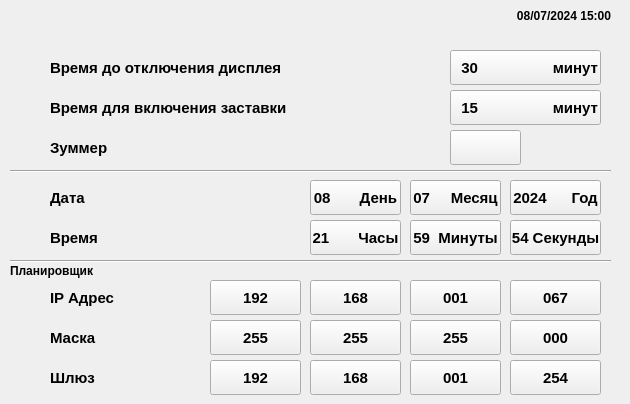
     <widget class="QWidget" name="Settings_Panel_Settings_page">
      <widget class="Line" name="panel_settings_line_1">
       <property name="geometry">
        <rect>
         <x>10</x>
         <y>170</y>
         <width>601</width>
         <height>2</height>
        </rect>
       </property>
       <property name="frameShadow">
        <enum>QFrame::Sunken</enum>
       </property>
       <property name="orientation">
        <enum>Qt::Horizontal</enum>
       </property>
      </widget>
      <widget class="QLabel" name="label_64">
       <property name="geometry">
        <rect>
         <x>50</x>
         <y>50</y>
         <width>261</width>
         <height>35</height>
        </rect>
       </property>
       <property name="font">
        <font>
         <family>Arial</family>
         <pointsize>11</pointsize>
         <weight>75</weight>
         <bold>true</bold>
        </font>
       </property>
       <property name="text">
        <string>Время до отключения дисплея</string>
       </property>
      </widget>
      <widget class="Line" name="panel_settings_line_2">
       <property name="geometry">
        <rect>
         <x>10</x>
         <y>260</y>
         <width>601</width>
         <height>2</height>
        </rect>
       </property>
       <property name="frameShadow">
        <enum>QFrame::Sunken</enum>
       </property>
       <property name="orientation">
        <enum>Qt::Horizontal</enum>
       </property>
      </widget>
      <widget class="QLabel" name="label_44">
       <property name="geometry">
        <rect>
         <x>10</x>
         <y>260</y>
         <width>171</width>
         <height>21</height>
        </rect>
       </property>
       <property name="font">
        <font>
         <family>Arial</family>
         <pointsize>9</pointsize>
         <weight>75</weight>
         <bold>true</bold>
        </font>
       </property>
       <property name="text">
        <string>Планировщик</string>
       </property>
      </widget>
      <widget class="QLabel" name="panel_settings_icon_label_6">
       <property name="geometry">
        <rect>
         <x>10</x>
         <y>280</y>
         <width>40</width>
         <height>35</height>
        </rect>
       </property>
       <property name="text">
        <string/>
       </property>
      </widget>
      <widget class="QLabel" name="label_65">
       <property name="geometry">
        <rect>
         <x>50</x>
         <y>280</y>
         <width>100</width>
         <height>35</height>
        </rect>
       </property>
       <property name="font">
        <font>
         <family>Arial</family>
         <pointsize>11</pointsize>
         <weight>75</weight>
         <bold>true</bold>
        </font>
       </property>
       <property name="text">
        <string>IP Адрес</string>
       </property>
      </widget>
      <widget class="QLabel" name="panel_settings_icon_label_7">
       <property name="geometry">
        <rect>
         <x>10</x>
         <y>320</y>
         <width>40</width>
         <height>35</height>
        </rect>
       </property>
       <property name="text">
        <string/>
       </property>
      </widget>
      <widget class="QLabel" name="panel_settings_icon_label_8">
       <property name="geometry">
        <rect>
         <x>10</x>
         <y>360</y>
         <width>40</width>
         <height>35</height>
        </rect>
       </property>
       <property name="text">
        <string/>
       </property>
      </widget>
      <widget class="QLabel" name="label_66">
       <property name="geometry">
        <rect>
         <x>50</x>
         <y>320</y>
         <width>100</width>
         <height>35</height>
        </rect>
       </property>
       <property name="font">
        <font>
         <family>Arial</family>
         <pointsize>11</pointsize>
         <weight>75</weight>
         <bold>true</bold>
        </font>
       </property>
       <property name="text">
        <string>Маска</string>
       </property>
      </widget>
      <widget class="QLabel" name="label_67">
       <property name="geometry">
        <rect>
         <x>50</x>
         <y>360</y>
         <width>100</width>
         <height>35</height>
        </rect>
       </property>
       <property name="font">
        <font>
         <family>Arial</family>
         <pointsize>11</pointsize>
         <weight>75</weight>
         <bold>true</bold>
        </font>
       </property>
       <property name="text">
        <string>Шлюз</string>
       </property>
      </widget>
      <widget class="QLabel" name="shield_12_label">
       <property name="geometry">
        <rect>
         <x>170</x>
         <y>280</y>
         <width>40</width>
         <height>35</height>
        </rect>
       </property>
       <property name="text">
        <string/>
       </property>
      </widget>
      <widget class="QLabel" name="shield_13_label">
       <property name="geometry">
        <rect>
         <x>170</x>
         <y>320</y>
         <width>40</width>
         <height>35</height>
        </rect>
       </property>
       <property name="text">
        <string/>
       </property>
      </widget>
      <widget class="QLabel" name="shield_14_label">
       <property name="geometry">
        <rect>
         <x>170</x>
         <y>360</y>
         <width>40</width>
         <height>35</height>
        </rect>
       </property>
       <property name="text">
        <string/>
       </property>
      </widget>
      <widget class="QLabel" name="shield_7_label">
       <property name="geometry">
        <rect>
         <x>410</x>
         <y>50</y>
         <width>40</width>
         <height>35</height>
        </rect>
       </property>
       <property name="text">
        <string/>
       </property>
      </widget>
      <widget class="QLabel" name="shield_8_label">
       <property name="geometry">
        <rect>
         <x>410</x>
         <y>90</y>
         <width>40</width>
         <height>35</height>
        </rect>
       </property>
       <property name="text">
        <string/>
       </property>
      </widget>
      <widget class="QLabel" name="shield_9_label">
       <property name="geometry">
        <rect>
         <x>410</x>
         <y>130</y>
         <width>40</width>
         <height>35</height>
        </rect>
       </property>
       <property name="text">
        <string/>
       </property>
      </widget>
      <widget class="QLabel" name="panel_settings_icon_label_3">
       <property name="geometry">
        <rect>
         <x>10</x>
         <y>130</y>
         <width>40</width>
         <height>35</height>
        </rect>
       </property>
       <property name="text">
        <string/>
       </property>
      </widget>
      <widget class="QLabel" name="panel_settings_icon_label_2">
       <property name="geometry">
        <rect>
         <x>10</x>
         <y>90</y>
         <width>40</width>
         <height>35</height>
        </rect>
       </property>
       <property name="text">
        <string/>
       </property>
      </widget>
      <widget class="QLabel" name="panel_settings_icon_label_1">
       <property name="geometry">
        <rect>
         <x>10</x>
         <y>50</y>
         <width>40</width>
         <height>35</height>
        </rect>
       </property>
       <property name="text">
        <string/>
       </property>
      </widget>
      <widget class="QLabel" name="label_73">
       <property name="geometry">
        <rect>
         <x>50</x>
         <y>90</y>
         <width>261</width>
         <height>35</height>
        </rect>
       </property>
       <property name="font">
        <font>
         <family>Arial</family>
         <pointsize>11</pointsize>
         <weight>75</weight>
         <bold>true</bold>
        </font>
       </property>
       <property name="text">
        <string>Время для включения заставки</string>
       </property>
      </widget>
      <widget class="QLabel" name="label_74">
       <property name="geometry">
        <rect>
         <x>50</x>
         <y>130</y>
         <width>261</width>
         <height>35</height>
        </rect>
       </property>
       <property name="font">
        <font>
         <family>Arial</family>
         <pointsize>11</pointsize>
         <weight>75</weight>
         <bold>true</bold>
        </font>
       </property>
       <property name="text">
        <string>Зуммер</string>
       </property>
      </widget>
      <widget class="QPushButton" name="panel_settings_screensaver_activation_time_pushButton">
       <property name="geometry">
        <rect>
         <x>450</x>
         <y>90</y>
         <width>151</width>
         <height>35</height>
        </rect>
       </property>
       <property name="font">
        <font>
         <family>Arial</family>
         <pointsize>11</pointsize>
         <weight>75</weight>
         <bold>true</bold>
        </font>
       </property>
       <property name="text">
        <string>  15                  минут</string>
       </property>
      </widget>
      <widget class="QPushButton" name="panel_settings_display_disable_time_pushButton">
       <property name="geometry">
        <rect>
         <x>450</x>
         <y>50</y>
         <width>151</width>
         <height>35</height>
        </rect>
       </property>
       <property name="font">
        <font>
         <family>Arial</family>
         <pointsize>11</pointsize>
         <weight>75</weight>
         <bold>true</bold>
        </font>
       </property>
       <property name="text">
        <string>  30                  минут</string>
       </property>
      </widget>
      <widget class="QPushButton" name="panel_settings_buzzer_pushButton">
       <property name="geometry">
        <rect>
         <x>450</x>
         <y>130</y>
         <width>71</width>
         <height>35</height>
        </rect>
       </property>
       <property name="font">
        <font>
         <family>Arial</family>
         <pointsize>11</pointsize>
         <weight>75</weight>
         <bold>true</bold>
        </font>
       </property>
       <property name="text">
        <string/>
       </property>
      </widget>
      <widget class="QPushButton" name="panel_settings_date_year_pushButton">
       <property name="geometry">
        <rect>
         <x>510</x>
         <y>180</y>
         <width>91</width>
         <height>35</height>
        </rect>
       </property>
       <property name="font">
        <font>
         <family>Arial</family>
         <pointsize>11</pointsize>
         <weight>75</weight>
         <bold>true</bold>
        </font>
       </property>
       <property name="text">
        <string>2024      Год</string>
       </property>
      </widget>
      <widget class="QPushButton" name="panel_settings_time_seconds_pushButton">
       <property name="geometry">
        <rect>
         <x>510</x>
         <y>220</y>
         <width>91</width>
         <height>35</height>
        </rect>
       </property>
       <property name="font">
        <font>
         <family>Arial</family>
         <pointsize>11</pointsize>
         <weight>75</weight>
         <bold>true</bold>
        </font>
       </property>
       <property name="text">
        <string>54 Секунды</string>
       </property>
      </widget>
      <widget class="QPushButton" name="panel_settings_time_minutes_pushButton">
       <property name="geometry">
        <rect>
         <x>410</x>
         <y>220</y>
         <width>91</width>
         <height>35</height>
        </rect>
       </property>
       <property name="font">
        <font>
         <family>Arial</family>
         <pointsize>11</pointsize>
         <weight>75</weight>
         <bold>true</bold>
        </font>
       </property>
       <property name="text">
        <string>59  Минуты</string>
       </property>
      </widget>
      <widget class="QPushButton" name="panel_settings_date_month_pushButton">
       <property name="geometry">
        <rect>
         <x>410</x>
         <y>180</y>
         <width>91</width>
         <height>35</height>
        </rect>
       </property>
       <property name="font">
        <font>
         <family>Arial</family>
         <pointsize>11</pointsize>
         <weight>75</weight>
         <bold>true</bold>
        </font>
       </property>
       <property name="text">
        <string>07     Месяц</string>
       </property>
      </widget>
      <widget class="QPushButton" name="panel_settings_date_day_pushButton">
       <property name="geometry">
        <rect>
         <x>310</x>
         <y>180</y>
         <width>91</width>
         <height>35</height>
        </rect>
       </property>
       <property name="font">
        <font>
         <family>Arial</family>
         <pointsize>11</pointsize>
         <weight>75</weight>
         <bold>true</bold>
        </font>
       </property>
       <property name="text">
        <string>08       День</string>
       </property>
      </widget>
      <widget class="QPushButton" name="panel_settings_time_hour_pushButton">
       <property name="geometry">
        <rect>
         <x>310</x>
         <y>220</y>
         <width>91</width>
         <height>35</height>
        </rect>
       </property>
       <property name="font">
        <font>
         <family>Arial</family>
         <pointsize>11</pointsize>
         <weight>75</weight>
         <bold>true</bold>
        </font>
       </property>
       <property name="text">
        <string>21       Часы</string>
       </property>
      </widget>
      <widget class="QLabel" name="shield_10_label">
       <property name="geometry">
        <rect>
         <x>270</x>
         <y>180</y>
         <width>40</width>
         <height>35</height>
        </rect>
       </property>
       <property name="text">
        <string/>
       </property>
      </widget>
      <widget class="QLabel" name="shield_11_label">
       <property name="geometry">
        <rect>
         <x>270</x>
         <y>220</y>
         <width>40</width>
         <height>35</height>
        </rect>
       </property>
       <property name="text">
        <string/>
       </property>
      </widget>
      <widget class="QLabel" name="panel_settings_icon_label_5">
       <property name="geometry">
        <rect>
         <x>10</x>
         <y>220</y>
         <width>40</width>
         <height>35</height>
        </rect>
       </property>
       <property name="text">
        <string/>
       </property>
      </widget>
      <widget class="QLabel" name="panel_settings_icon_label_4">
       <property name="geometry">
        <rect>
         <x>10</x>
         <y>180</y>
         <width>40</width>
         <height>35</height>
        </rect>
       </property>
       <property name="text">
        <string/>
       </property>
      </widget>
      <widget class="QLabel" name="label_75">
       <property name="geometry">
        <rect>
         <x>50</x>
         <y>180</y>
         <width>91</width>
         <height>35</height>
        </rect>
       </property>
       <property name="font">
        <font>
         <family>Arial</family>
         <pointsize>11</pointsize>
         <weight>75</weight>
         <bold>true</bold>
        </font>
       </property>
       <property name="text">
        <string>Дата</string>
       </property>
      </widget>
      <widget class="QLabel" name="label_76">
       <property name="geometry">
        <rect>
         <x>50</x>
         <y>220</y>
         <width>91</width>
         <height>35</height>
        </rect>
       </property>
       <property name="font">
        <font>
         <family>Arial</family>
         <pointsize>11</pointsize>
         <weight>75</weight>
         <bold>true</bold>
        </font>
       </property>
       <property name="text">
        <string>Время</string>
       </property>
      </widget>
      <widget class="QPushButton" name="panel_settings_ip_1_pushButton">
       <property name="geometry">
        <rect>
         <x>210</x>
         <y>280</y>
         <width>91</width>
         <height>35</height>
        </rect>
       </property>
       <property name="font">
        <font>
         <family>Arial</family>
         <pointsize>11</pointsize>
         <weight>75</weight>
         <bold>true</bold>
        </font>
       </property>
       <property name="text">
        <string>192</string>
       </property>
      </widget>
      <widget class="QPushButton" name="panel_settings_mask_1_pushButton">
       <property name="geometry">
        <rect>
         <x>210</x>
         <y>320</y>
         <width>91</width>
         <height>35</height>
        </rect>
       </property>
       <property name="font">
        <font>
         <family>Arial</family>
         <pointsize>11</pointsize>
         <weight>75</weight>
         <bold>true</bold>
        </font>
       </property>
       <property name="text">
        <string>255</string>
       </property>
      </widget>
      <widget class="QPushButton" name="panel_settings_gateway_1_pushButton">
       <property name="geometry">
        <rect>
         <x>210</x>
         <y>360</y>
         <width>91</width>
         <height>35</height>
        </rect>
       </property>
       <property name="font">
        <font>
         <family>Arial</family>
         <pointsize>11</pointsize>
         <weight>75</weight>
         <bold>true</bold>
        </font>
       </property>
       <property name="text">
        <string>192</string>
       </property>
      </widget>
      <widget class="QPushButton" name="panel_settings_ip_4_pushButton">
       <property name="geometry">
        <rect>
         <x>510</x>
         <y>280</y>
         <width>91</width>
         <height>35</height>
        </rect>
       </property>
       <property name="font">
        <font>
         <family>Arial</family>
         <pointsize>11</pointsize>
         <weight>75</weight>
         <bold>true</bold>
        </font>
       </property>
       <property name="text">
        <string>067</string>
       </property>
      </widget>
      <widget class="QPushButton" name="panel_settings_ip_3_pushButton">
       <property name="geometry">
        <rect>
         <x>410</x>
         <y>280</y>
         <width>91</width>
         <height>35</height>
        </rect>
       </property>
       <property name="font">
        <font>
         <family>Arial</family>
         <pointsize>11</pointsize>
         <weight>75</weight>
         <bold>true</bold>
        </font>
       </property>
       <property name="text">
        <string>001</string>
       </property>
      </widget>
      <widget class="QPushButton" name="panel_settings_ip_2_pushButton">
       <property name="geometry">
        <rect>
         <x>310</x>
         <y>280</y>
         <width>91</width>
         <height>35</height>
        </rect>
       </property>
       <property name="font">
        <font>
         <family>Arial</family>
         <pointsize>11</pointsize>
         <weight>75</weight>
         <bold>true</bold>
        </font>
       </property>
       <property name="text">
        <string>168</string>
       </property>
      </widget>
      <widget class="QPushButton" name="panel_settings_mask_2_pushButton">
       <property name="geometry">
        <rect>
         <x>310</x>
         <y>320</y>
         <width>91</width>
         <height>35</height>
        </rect>
       </property>
       <property name="font">
        <font>
         <family>Arial</family>
         <pointsize>11</pointsize>
         <weight>75</weight>
         <bold>true</bold>
        </font>
       </property>
       <property name="text">
        <string>255</string>
       </property>
      </widget>
      <widget class="QPushButton" name="panel_settings_gateway_2_pushButton">
       <property name="geometry">
        <rect>
         <x>310</x>
         <y>360</y>
         <width>91</width>
         <height>35</height>
        </rect>
       </property>
       <property name="font">
        <font>
         <family>Arial</family>
         <pointsize>11</pointsize>
         <weight>75</weight>
         <bold>true</bold>
        </font>
       </property>
       <property name="text">
        <string>168</string>
       </property>
      </widget>
      <widget class="QPushButton" name="panel_settings_gateway_3_pushButton">
       <property name="geometry">
        <rect>
         <x>410</x>
         <y>360</y>
         <width>91</width>
         <height>35</height>
        </rect>
       </property>
       <property name="font">
        <font>
         <family>Arial</family>
         <pointsize>11</pointsize>
         <weight>75</weight>
         <bold>true</bold>
        </font>
       </property>
       <property name="text">
        <string>001</string>
       </property>
      </widget>
      <widget class="QPushButton" name="panel_settings_mask_3_pushButton">
       <property name="geometry">
        <rect>
         <x>410</x>
         <y>320</y>
         <width>91</width>
         <height>35</height>
        </rect>
       </property>
       <property name="font">
        <font>
         <family>Arial</family>
         <pointsize>11</pointsize>
         <weight>75</weight>
         <bold>true</bold>
        </font>
       </property>
       <property name="text">
        <string>255</string>
       </property>
      </widget>
      <widget class="QPushButton" name="panel_settings_mask_4_pushButton">
       <property name="geometry">
        <rect>
         <x>510</x>
         <y>320</y>
         <width>91</width>
         <height>35</height>
        </rect>
       </property>
       <property name="font">
        <font>
         <family>Arial</family>
         <pointsize>11</pointsize>
         <weight>75</weight>
         <bold>true</bold>
        </font>
       </property>
       <property name="text">
        <string>000</string>
       </property>
      </widget>
      <widget class="QPushButton" name="panel_settings_gateway_4_pushButton">
       <property name="geometry">
        <rect>
         <x>510</x>
         <y>360</y>
         <width>91</width>
         <height>35</height>
        </rect>
       </property>
       <property name="font">
        <font>
         <family>Arial</family>
         <pointsize>11</pointsize>
         <weight>75</weight>
         <bold>true</bold>
        </font>
       </property>
       <property name="text">
        <string>254</string>
       </property>
      </widget>
      <widget class="QLabel" name="panel_settings_time_label">
       <property name="geometry">
        <rect>
         <x>480</x>
         <y>0</y>
         <width>141</width>
         <height>31</height>
        </rect>
       </property>
       <property name="font">
        <font>
         <family>Arial</family>
         <pointsize>9</pointsize>
         <weight>75</weight>
         <bold>true</bold>
        </font>
       </property>
       <property name="text">
        <string>08/07/2024 15:00   </string>
       </property>
       <property name="alignment">
        <set>Qt::AlignRight|Qt::AlignTrailing|Qt::AlignVCenter</set>
       </property>
      </widget>
     </widget>
